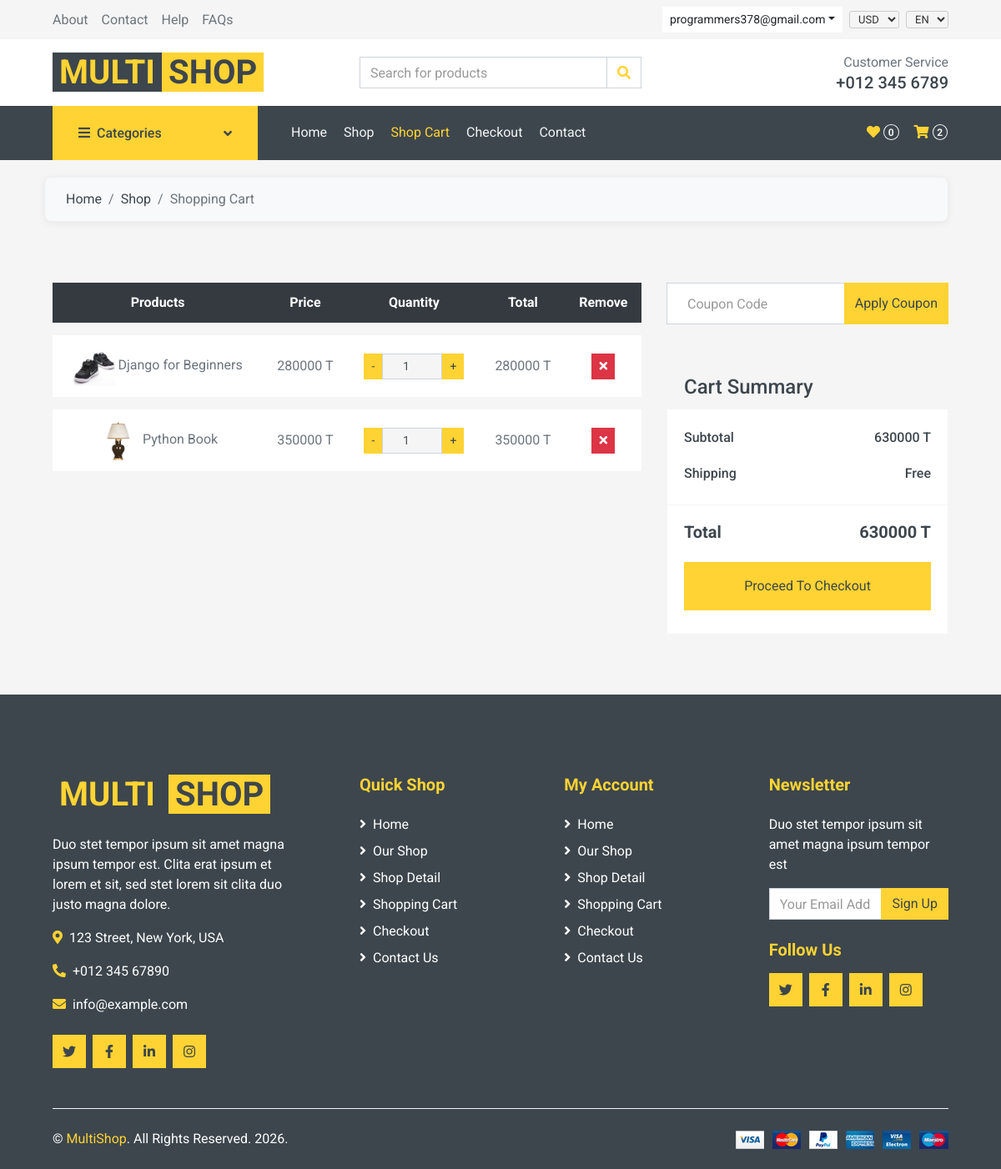
The page /cart/ (signed in) on the database its author committed.
### cart/models.py (models this page shows, shortened)
class CartItem(models.Model):
    cart = models.ForeignKey(Cart, on_delete=models.CASCADE, related_name="items")
    product = models.ForeignKey(Product, on_delete=models.CASCADE)
    quantity = models.PositiveIntegerField(default=1)
    @property
    def total_price(self):
        return self.product.price * self.quantity

### shop/models/product.py (models this page shows, shortened)
class Product(models.Model):
    category = models.ForeignKey(
        Category, on_delete=models.CASCADE, related_name="products"
    )
    name = models.CharField(max_length=200)
    description = models.TextField(blank=True)
    price = models.DecimalField(
        max_digits=12, decimal_places=0, help_text="Price in Toman"
    )
    stock = models.PositiveIntegerField(default=0)
    available = models.BooleanField(default=True)  # FIX: was missing, caused FieldError
    image = models.ImageField(upload_to="products/", blank=True, null=True)
    created = models.DateTimeField(auto_now_add=True)

### cart/views.py (the view)
# urls.py: path("", views.cart_detail, name="detail"),
def cart_detail(request):
    cart = None
    items = []
    total = 0
    if request.user.is_authenticated:
        cart, _ = Cart.objects.get_or_create(user=request.user)
        items = cart.items.select_related("product").all()
        total = sum(item.total_price for item in items)
    return render(
        request,
        "cart/cart_detail.html",
        {
            "cart": cart,
            "items": items,
            "total": total,
        },
    )

### cart/context_processors.py (called while the page is built)
def cart_item_count(request):
    count = 0
    if request.user.is_authenticated:
        try:
            cart = Cart.objects.get(user=request.user)
            count = cart.items.count()
        except Cart.DoesNotExist:
            count = 0
    return {"cart_count": count}

### templates/cart/cart_detail.html (shortened to what this page needs)
{% extends 'base.html' %}
{% load static %}
{% block content %}
<div class="container-fluid">
    <div class="row px-xl-5">
        <div class="col-12">
            <nav class="breadcrumb bg-light mb-30 p-0">
                <a class="breadcrumb-item text-dark" href="{% url 'shop:index' %}">Home</a>
                <a class="breadcrumb-item text-dark" href="{% url 'shop:product_list' %}">Shop</a>
                <span class="breadcrumb-item active">Shopping Cart</span>
            </nav>
        </div>
    </div>
</div>
<div class="container-fluid pt-5">
    <div class="row px-xl-5">
        <div class="col-lg-8 table-responsive mb-5">
            <table class="table table-light table-borderless table-hover text-center mb-0">
                <thead class="thead-dark">
                    <tr>
                        <th>Products</th>
                        <th>Price</th>
                        <th>Quantity</th>
                        <th>Total</th>
                        <th>Remove</th>
                    </tr>
                </thead>
                <tbody class="align-middle">
                    {% if user.is_authenticated and items %}
                        {% for item in items %}
                        <tr>
                            <td class="align-middle">
                                {% if item.product.image %}
                                <img src="{{ item.product.image.url }}" alt="{{ item.product.name }}" style="width: 50px;">
                                {% endif %}
                                {{ item.product.name }}
                            </td>
                            <td class="align-middle">{{ item.product.price|floatformat:0 }} T</td>
                            <td class="align-middle">
                                <form method="post" action="{% url 'cart:update' item.pk %}" class="d-flex justify-content-center" style="max-width: 120px; margin: auto;">
                                    <div class="input-group quantity">
                                        <div class="input-group-btn">
                                            <button type="button" class="btn btn-sm btn-primary btn-minus">-</button>
                                        </div>
                                        <input type="number" name="quantity" class="form-control form-control-sm bg-secondary text-center" value="{{ item.quantity }}" min="1">
                                        <div class="input-group-btn">
                                            <button type="button" class="btn btn-sm btn-primary btn-plus">+</button>
                                        </div>
                                    </div>
                                </form>
                            </td>
                            <td class="align-middle">{{ item.total_price|floatformat:0 }} T</td>
                            <td class="align-middle">
                                <form method="post" action="{% url 'cart:remove' item.pk %}">
                                    <button type="submit" class="btn btn-sm btn-danger"><i class="fa fa-times"></i></button>
                                </form>
                            </td>
                        </tr>
                        {% endfor %}
                    {% endif %}
                </tbody>
            </table>
        </div>
        <div class="col-lg-4">
            <form class="mb-5" action="">
                <div class="input-group">
                    <input type="text" class="form-control p-4" placeholder="Coupon Code">
                    <div class="input-group-append">
                        <button class="btn btn-primary">Apply Coupon</button>
                    </div>
                </div>
            </form>
            <div class="card border-secondary mb-5">
                <div class="card-header bg-secondary border-0">
                    <h4 class="font-weight-semi-bold m-0">Cart Summary</h4>
                </div>
                <div class="card-body">
                    <div class="d-flex justify-content-between mb-3 pt-1">
                        <h6 class="font-weight-medium">Subtotal</h6>
                        <h6 class="font-weight-medium">{{ total|floatformat:0 }} T</h6>
                    </div>
                    <div class="d-flex justify-content-between">
                        <h6 class="font-weight-medium">Shipping</h6>
                        <h6 class="font-weight-medium">Free</h6>
                    </div>
                </div>
                <div class="card-footer border-secondary bg-transparent">
                    <div class="d-flex justify-content-between mt-2">
                        <h5 class="font-weight-bold">Total</h5>
                        <h5 class="font-weight-bold">{{ total|floatformat:0 }} T</h5>
                    </div>
                    <a href="{% url 'orders:checkout' %}" class="btn btn-block btn-primary my-3 py-3">Proceed To Checkout</a>
                </div>
            </div>
        </div>
    </div>
</div>
{% endblock %}

### templates/base.html (shortened to what this page needs)
{% load static %}
<!DOCTYPE html>
<html lang="en">
<head>
    <link href="https://cdnjs.cloudflare.com/ajax/libs/font-awesome/5.10.0/css/all.min.css" rel="stylesheet">
    <link href="{% static 'lib/owlcarousel/assets/owl.carousel.min.css' %}" rel="stylesheet">
    <link href="{% static 'lib/animate/animate.min.css' %}" rel="stylesheet">
    <link href="{% static 'css/style.min.css' %}" rel="stylesheet">
</head>
<body>
<div class="container-fluid">
    <div class="row bg-secondary py-2 px-xl-5">
        <div class="col-lg-6 d-none d-lg-block">
            <div class="d-inline-flex align-items-center h-100">
                <a class="text-body mr-3" href="#">About</a>
                <a class="text-body mr-3" href="{% url 'shop:contact' %}">Contact</a>
                <a class="text-body mr-3" href="#">Help</a>
                <a class="text-body" href="#">FAQs</a>
            </div>
        </div>
        <div class="col-lg-6 text-center text-lg-right">
            <div class="d-inline-flex align-items-center">
                {% if user.is_authenticated %}
                <div class="btn-group mr-2">
                    <button type="button" class="btn btn-sm btn-light dropdown-toggle" data-toggle="dropdown">{{ user.username }}</button>
                </div>
                {% else %}
                <a href="{% url 'account_login' %}" class="btn btn-sm btn-primary mr-1">Sign In</a>
                <a href="{% url 'account_signup' %}" class="btn btn-sm btn-outline-primary mr-2">Sign Up</a>
                {% endif %}
                <select class="topbar-select mr-2">
                    <option>USD</option>
                </select>
                <select class="topbar-select">
                    <option>EN</option>
                </select>
            </div>
        </div>
    </div>
    <div class="row align-items-center bg-light py-3 px-xl-5 d-none d-lg-flex">
        <div class="col-lg-4">
            <a href="{% url 'shop:index' %}" class="text-decoration-none">
                <span class="h1 text-uppercase text-primary bg-dark px-2">Multi</span>
                <span class="h1 text-uppercase text-dark bg-primary px-2 ml-n1">Shop</span>
            </a>
        </div>
        <div class="col-lg-4 col-6 text-left">
            <form action="{% url 'shop:product_list' %}" method="get">
                <div class="input-group">
                    <input type="text" name="q" class="form-control" placeholder="Search for products">
                    <div class="input-group-append">
                        <span class="input-group-text bg-transparent text-primary">
                            <i class="fa fa-search"></i>
                        </span>
                    </div>
                </div>
            </form>
        </div>
        <div class="col-lg-4 col-6 text-right">
            <p class="m-0">Customer Service</p>
            <h5 class="m-0">+012 345 6789</h5>
        </div>
    </div>
</div>
<div class="container-fluid bg-dark mb-30">
    <div class="row px-xl-5">
        <div class="col-lg-3 d-none d-lg-block">
            <a class="btn d-flex align-items-center justify-content-between bg-primary w-100" data-toggle="collapse" href="#navbar-vertical" style="height:65px;padding:0 30px;">
                <h6 class="text-dark m-0"><i class="fa fa-bars mr-2"></i>Categories</h6>
                <i class="fa fa-angle-down text-dark"></i>
            </a>
        </div>
        <div class="col-lg-9">
            <nav class="navbar navbar-expand-lg bg-dark navbar-dark py-3 py-lg-0 px-0">
                <div class="collapse navbar-collapse justify-content-between" id="navbarCollapse">
                    <div class="navbar-nav mr-auto py-0">
                        <a href="{% url 'shop:index' %}" class="nav-item nav-link {% if request.resolver_match.url_name == 'index' %}active{% endif %}">Home</a>
                        <a href="{% url 'shop:product_list' %}" class="nav-item nav-link {% if request.resolver_match.url_name == 'product_list' %}active{% endif %}">Shop</a>
                        <a href="{% url 'cart:detail' %}" class="nav-item nav-link {% if request.resolver_match.url_name == 'detail' %}active{% endif %}">Shop Cart</a>
                        <a href="{% url 'orders:checkout' %}" class="nav-item nav-link {% if request.resolver_match.url_name == 'checkout' %}active{% endif %}">Checkout</a>
                        <a href="{% url 'shop:contact' %}" class="nav-item nav-link {% if request.resolver_match.url_name == 'contact' %}active{% endif %}">Contact</a>
                    </div>
                    <div class="navbar-nav ml-auto py-0 d-none d-lg-flex align-items-center">
                        <a href="#" class="btn px-0 mr-3">
                            <i class="fas fa-heart text-primary"></i>
                            <span class="badge text-secondary border border-secondary rounded-circle" style="padding-bottom:2px;">0</span>
                        </a>
                        <a href="{% url 'cart:detail' %}" class="btn px-0">
                            <i class="fas fa-shopping-cart text-primary"></i>
                            <span class="badge text-secondary border border-secondary rounded-circle" style="padding-bottom:2px;">{% if cart_count %}{{ cart_count }}{% else %}0{% endif %}</span>
                        </a>
                    </div>
                </div>
            </nav>
        </div>
    </div>
</div>
{% block content %}{% endblock %}
{% include 'components/footer.html' %}
</body>
</html>

### templates/base.html (style rules this page uses)
.topbar-select { background: transparent; border: 1px solid #ccc; border-radius: 3px; padding: 1px 6px; font-size: 13px; cursor: pointer; color: #333; }
nav.breadcrumb, .breadcrumb, .breadcrumb.bg-light, .page-header .breadcrumb { padding: 14px 25px !important; margin: -10px 0 25px -10px !important; border-radius: 8px !important; background: inherit !important; box-shadow: 0 2px 8px rgba(0, 0, 0, 0.06) !important; }
.breadcrumb.bg-light { background: #f8f9fa !important; border: 1px solid #eee !important; }

### rows shown on the page
CartItem: product.image (picture), product.name "Django for Beginners", product.price "280000", quantity "1", total_price "280000"
CartItem: product.image (picture), product.name "Python Book", product.price "350000", quantity "1", total_price "350000"

### other values the page prints
{{ user.username }} "programmers378@gmail.com"
{{ cart_count }} "2"
{{ total|floatformat:0 }} "630000"
